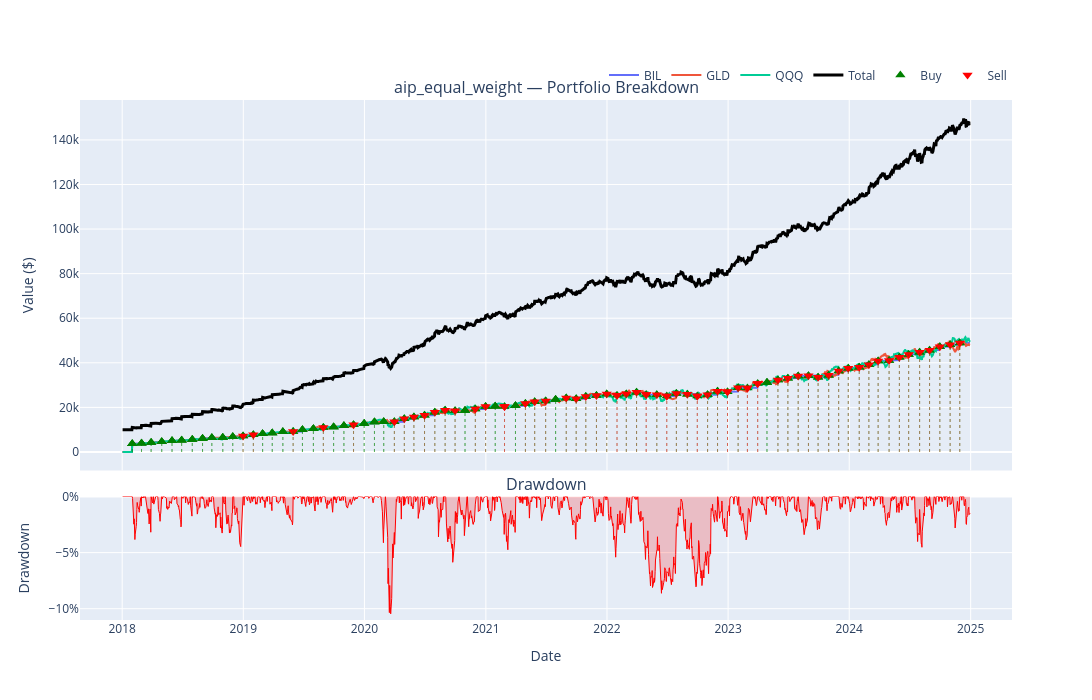

Here is the notebook cell this chart was saved with:
### Code cell
result_aip.plot_interactive()
